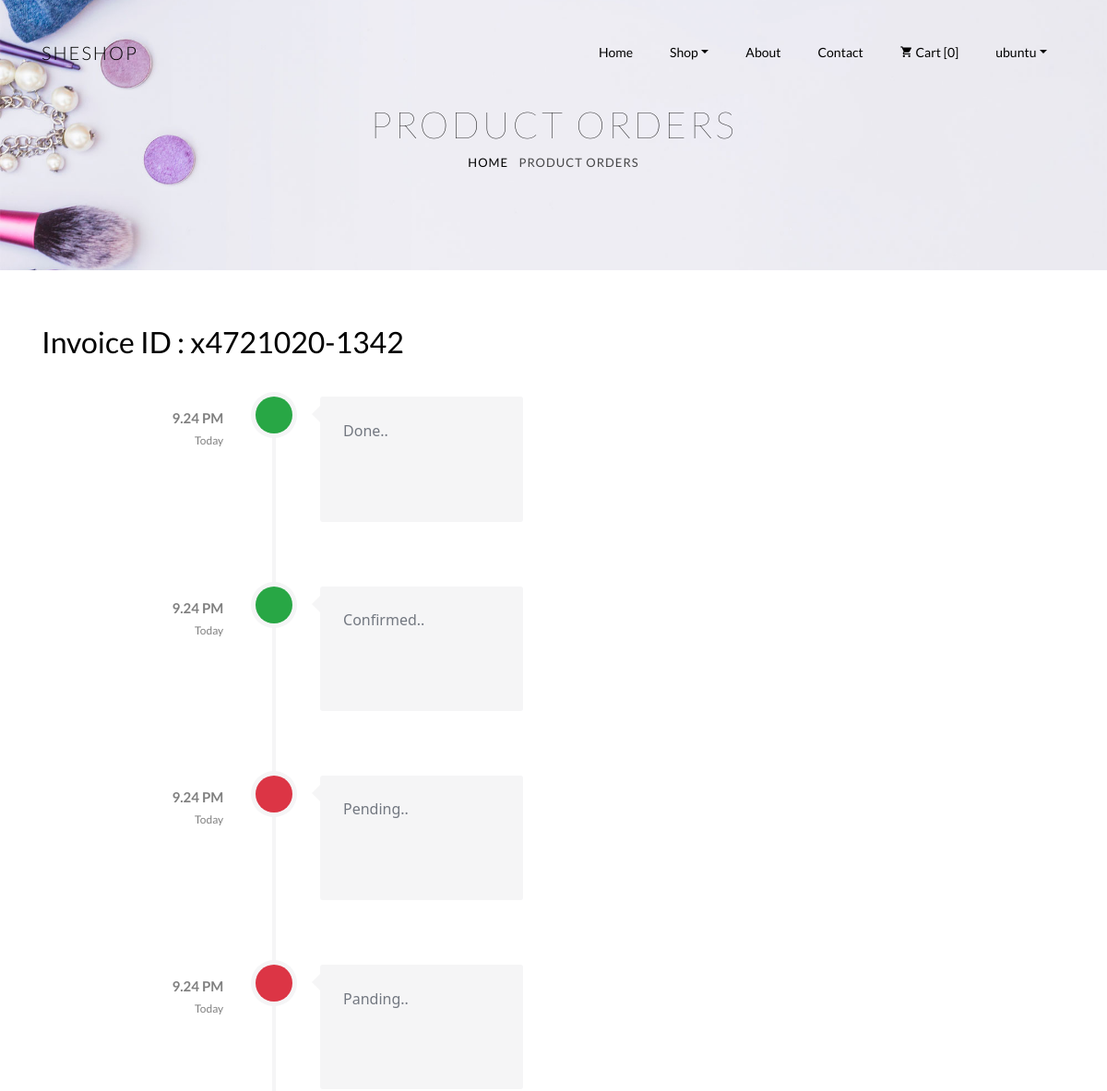
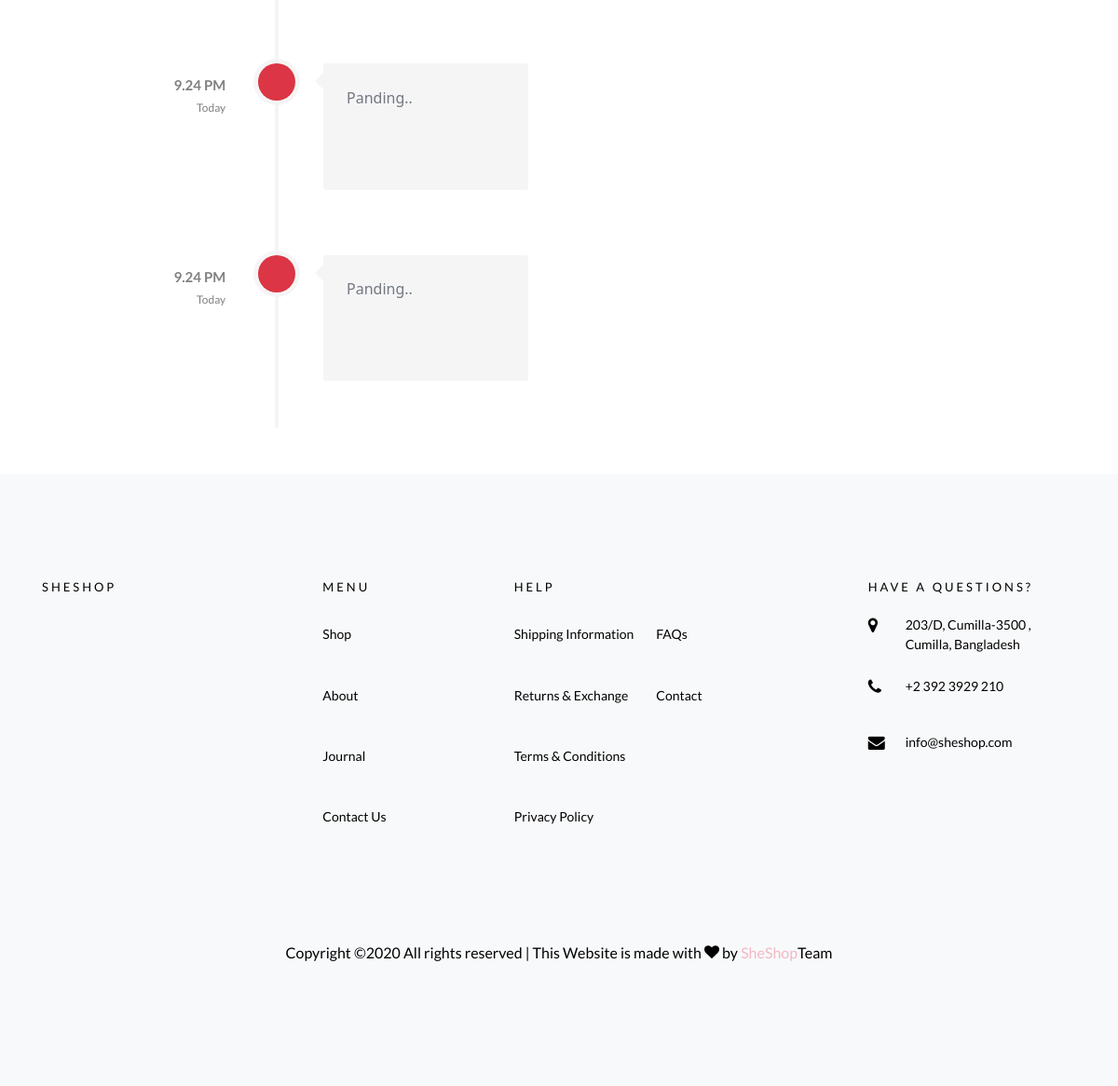
Page /product-status/ (signed in) on the committed database (2 pictures, top to bottom).
### shop/models.py (models this page shows, shortened)
class OderTracking(models.Model):
    user = models.OneToOneField(User, on_delete=models.CASCADE)
    InvoiceId=models.CharField(max_length=250)
    Date=models.CharField(max_length=250,default="")
    ProductCode = models.OneToOneField(Product,on_delete=models.CASCADE)
    Pending = models.BooleanField(default=True)
    Confirmed = models.BooleanField(default=False)
    Proceesing = models.BooleanField(default=False)
    Packed = models.BooleanField(default=False)
    Shipped = models.BooleanField(default=False)
    Delivered = models.BooleanField(default=False)

class Product(models.Model):
    Product_name = models.CharField(max_length=250)
    Product_Code = models.CharField(max_length=20, unique=True)
    category = models.ForeignKey(Category, on_delete=models.CASCADE)
    Product_slug = models.SlugField()
    Product_Description = models.TextField()
    UnitPrice = models.DecimalField(max_digits=5, decimal_places=2)
    StockOut = models.BooleanField(default=False)
    images = models.ImageField(upload_to='product/%Y/%m/%d/')
    available = models.BooleanField(default=False)
    discount = models.IntegerField()
    new_Arraivel = models.BooleanField(default=False)
    stars = models.IntegerField(default=4)
    Trending = models.BooleanField(default=False)
    Product_Update = models.DateField(default=timezone.now)
    class Meta:
        index_together = (('id', 'Product_slug'),)
    def __str__(self):
        return self.Product_Code

### shop/views.py (the view)
# urls.py: path('product-status/', views.OrderStatus, name='status'),
@login_required(login_url="/login/")
def OrderStatus(request):
    Ordertracker = OderTracking.objects.filter()
    context ={
        'OderTracking':Ordertracker
    }
    return render(request, "accounts/ProductDeliveryStatus.html",context)

### templates/accounts/ProductDeliveryStatus.html (shortened to what this page needs)
{% load static %}
{% include 'Headsfoots/header.html' %}
	<div class="hero-wrap hero-bread" style="background-image: url('{% static 'images/bg_6.jpg' %}');">
      <div class="container">
        <div class="row no-gutters slider-text align-items-center justify-content-center">
          <div class="col-md-9 ftco-animate text-center">
            <h1 class="mb-0 bread">Product Orders</h1>
            <p class="breadcrumbs"><span class="mr-2"><a href="{% url 'status' %}">Home</a></span> <span>Product Orders</span></p>
          </div>
        </div>
      </div>
    </div>
{% for x in OderTracking  %}
        <div class="container">
        <br>
        <br>
        <h2>Invoice ID : {{ x.InvoiceId }}-{{ x.ProductCode}}</h2>
        <br>
	<div class="row">
		<div class="timeline-centered">
	<article class="timeline-entry">
		<div class="timeline-entry-inner">
			<time class="timeline-time" datetime="2014-01-10T03:45"><span>{{ x.Date }}</span> <span>Today</span></time>
			{% if x.Pending %}
			<div class="timeline-icon bg-danger">
				<i class="entypo-feather"></i>
			</div>
            <div class="timeline-label">
				<h2>Panding..</h2>
				<p> &emsp; &emsp; &emsp; &emsp; &emsp; &emsp; &emsp; &emsp; &emsp; &emsp;&emsp; &emsp; &emsp; &emsp; &emsp;&emsp; &emsp; &emsp; &emsp; &emsp;&emsp; &emsp; &emsp; &emsp; &emsp;&emsp; &emsp; &emsp; &emsp; &emsp;</p>
            {% else %}
            <div class="timeline-icon bg-success">
			</div>
            <div class="timeline-label">
				<h2>Done..</h2>
				<p> &emsp; &emsp; &emsp; &emsp; &emsp; &emsp; &emsp; &emsp; &emsp; &emsp;&emsp; &emsp; &emsp; &emsp; &emsp;&emsp; &emsp; &emsp; &emsp; &emsp;&emsp; &emsp; &emsp; &emsp; &emsp;&emsp; &emsp; &emsp; &emsp; &emsp;</p>
			{% endif %}
		</div>
	</article>
	<article class="timeline-entry">
		<div class="timeline-entry-inner">
			<time class="timeline-time" datetime="2014-01-10T03:45"><span>{{ x.Date }}</span> <span>Today</span></time>
			{% if x.Confirmed %}
			<div class="timeline-icon bg-success">
			</div>
            <div class="timeline-label">
				<h2>Confirmed..</h2>
				<p> &emsp; &emsp; &emsp; &emsp; &emsp; &emsp; &emsp; &emsp; &emsp; &emsp;&emsp; &emsp; &emsp; &emsp; &emsp;&emsp; &emsp; &emsp; &emsp; &emsp;&emsp; &emsp; &emsp; &emsp; &emsp;&emsp; &emsp; &emsp; &emsp; &emsp;</p>
			</div>
			{% endif %}
		</div>
	</article>
    	<article class="timeline-entry">
		<div class="timeline-entry-inner">
			<time class="timeline-time" datetime="2014-01-10T03:45"><span>{{ x.Date }}</span> <span>Today</span></time>
			{% if x.Proceesing %}
			<div class="timeline-icon bg-success">
				<i class="entypo-feather"></i>
			</div>
            <div class="timeline-label">
				<h2>Proceesing..</h2>
				<p> &emsp; &emsp; &emsp; &emsp; &emsp; &emsp; &emsp; &emsp; &emsp; &emsp;&emsp; &emsp; &emsp; &emsp; &emsp;&emsp; &emsp; &emsp; &emsp; &emsp;&emsp; &emsp; &emsp; &emsp; &emsp;&emsp; &emsp; &emsp; &emsp; &emsp;</p>
			</div>
            {% else %}
            <div class="timeline-icon  bg-danger">
			</div>
            <div class="timeline-label">
				<h2>Pending..</h2>
				<p> &emsp; &emsp; &emsp; &emsp; &emsp; &emsp; &emsp; &emsp; &emsp; &emsp;&emsp; &emsp; &emsp; &emsp; &emsp;&emsp; &emsp; &emsp; &emsp; &emsp;&emsp; &emsp; &emsp; &emsp; &emsp;&emsp; &emsp; &emsp; &emsp; &emsp;</p>
			</div>
			{% endif %}
		</div>
	</article>
    	<article class="timeline-entry">
		<div class="timeline-entry-inner">
			<time class="timeline-time" datetime="2014-01-10T03:45"><span>{{ x.Date }}</span> <span>Today</span></time>
			{% if x.Packed %}
			<div class="timeline-icon bg-success">
				<i class="entypo-feather"></i>
			</div>
            <div class="timeline-label">
				<h2>Packed..</h2>
				<p> &emsp; &emsp; &emsp; &emsp; &emsp; &emsp; &emsp; &emsp; &emsp; &emsp;&emsp; &emsp; &emsp; &emsp; &emsp;&emsp; &emsp; &emsp; &emsp; &emsp;&emsp; &emsp; &emsp; &emsp; &emsp;&emsp; &emsp; &emsp; &emsp; &emsp;</p>
			</div>
            {% else %}
            <div class="timeline-icon bg-danger">
			</div>
            <div class="timeline-label">
				<h2>Panding..</h2>
				<p> &emsp; &emsp; &emsp; &emsp; &emsp; &emsp; &emsp; &emsp; &emsp; &emsp;&emsp; &emsp; &emsp; &emsp; &emsp;&emsp; &emsp; &emsp; &emsp; &emsp;&emsp; &emsp; &emsp; &emsp; &emsp;&emsp; &emsp; &emsp; &emsp; &emsp;</p>
			</div>
			{% endif %}
		</div>
	</article>
    	<article class="timeline-entry">
		<div class="timeline-entry-inner">
			<time class="timeline-time" datetime="2014-01-10T03:45"><span>{{ x.Date }}</span> <span>Today</span></time>
			{% if x.Shipped %}
			<div class="timeline-icon bg-success">
				<i class="entypo-feather"></i>
			</div>
            <div class="timeline-label">
				<h2>Shipped..</h2>
				<p> &emsp; &emsp; &emsp; &emsp; &emsp; &emsp; &emsp; &emsp; &emsp; &emsp;&emsp; &emsp; &emsp; &emsp; &emsp;&emsp; &emsp; &emsp; &emsp; &emsp;&emsp; &emsp; &emsp; &emsp; &emsp;&emsp; &emsp; &emsp; &emsp; &emsp;</p>
			</div>
            {% else %}
            <div class="timeline-icon bg-danger">
			</div>
            <div class="timeline-label">
				<h2>Panding..</h2>
				<p> &emsp; &emsp; &emsp; &emsp; &emsp; &emsp; &emsp; &emsp; &emsp; &emsp;&emsp; &emsp; &emsp; &emsp; &emsp;&emsp; &emsp; &emsp; &emsp; &emsp;&emsp; &emsp; &emsp; &emsp; &emsp;&emsp; &emsp; &emsp; &emsp; &emsp;</p>
			</div>
			{% endif %}
		</div>
	</article>
     	<article class="timeline-entry">
		<div class="timeline-entry-inner">
			<time class="timeline-time" datetime="2014-01-10T03:45"><span>{{ x.Date }}</span> <span>Today</span></time>
			{% if x.Delivered %}
			<div class="timeline-icon bg-success">
				<i class="entypo-feather"></i>
			</div>
            <div class="timeline-label">
				<h2>Shipped..</h2>
				<p> &emsp; &emsp; &emsp; &emsp; &emsp; &emsp; &emsp; &emsp; &emsp; &emsp;&emsp; &emsp; &emsp; &emsp; &emsp;&emsp; &emsp; &emsp; &emsp; &emsp;&emsp; &emsp; &emsp; &emsp; &emsp;&emsp; &emsp; &emsp; &emsp; &emsp;</p>
            {% else %}
            <div class="timeline-icon bg-danger">
			</div>
            <div class="timeline-label">
				<h2>Panding..</h2>
				<p> &emsp; &emsp; &emsp; &emsp; &emsp; &emsp; &emsp; &emsp; &emsp; &emsp;&emsp; &emsp; &emsp; &emsp; &emsp;&emsp; &emsp; &emsp; &emsp; &emsp;&emsp; &emsp; &emsp; &emsp; &emsp;&emsp; &emsp; &emsp; &emsp; &emsp;</p>
			{% endif %}
			</div>
		</div>
	</article>
</div>
	</div>
</div>
     {% endfor %}
{% include 'Headsfoots/footer.html' %}

### templates/Headsfoots/header.html (shortened to what this page needs)
{% load static %}
<!DOCTYPE html>
<html lang="en">
  <head>
      {% block Head %}
    <link rel="stylesheet" href="https://maxcdn.bootstrapcdn.com/font-awesome/4.7.0/css/font-awesome.min.css">
    <link rel="stylesheet" href="{% static 'css/open-iconic-bootstrap.min.css' %}" >
    <link rel="stylesheet" href="{% static 'css/animate.css' %}">
    <link rel="stylesheet" href="{% static 'css/owl.carousel.min.css' %}">
    <link rel="stylesheet" href="{% static 'css/owl.theme.default.min.css' %}">
    <link rel="stylesheet" href="{% static 'css/magnific-popup.css' %}">
    <link rel="stylesheet" href="{% static 'css/aos.css' %}">
    <link rel="stylesheet" href="{% static 'css/ionicons.min.css' %}">
    <link rel="stylesheet" href="{% static 'css/bootstrap-datepicker.css' %}">
    <link rel="stylesheet" href="{% static 'css/jquery.timepicker.css' %}">
    <link rel="stylesheet" href="{% static 'css/flaticon.css' %}">
    <link rel="stylesheet" href="{% static 'css/icomoon.css' %}">
    <link rel="stylesheet" href="{% static 'css/style.css' %}">
    {% endblock %}
  </head>
  <body>
    <nav class="navbar navbar-expand-lg navbar-dark ftco_navbar bg-dark ftco-navbar-light" id="ftco-navbar">
	    <div class="container">
	      <a class="navbar-brand" href="{% url 'index' %}">SheShop</a>
	      <div class="collapse navbar-collapse" id="ftco-nav">
	        <ul class="navbar-nav ml-auto">
	          <li class="nav-item active"><a href="{% url 'index' %}" class="nav-link">Home</a></li>
	          <li class="nav-item dropdown">
              <a class="nav-link dropdown-toggle" href="#" id="dropdown04" data-toggle="dropdown" aria-haspopup="true" aria-expanded="false">Shop</a>
            </li>
	          <li class="nav-item"><a href="{% url 'about' %}" class="nav-link">About</a></li>
	          <li class="nav-item"><a href="{% url 'contact' %}" class="nav-link">Contact</a></li>
	          <li class="nav-item cta"><a href="/" class="nav-link" data-toggle="modal" data-target="#cart">
                  <span class="icon-shopping_cart"></span> Cart [<span class="total-count"></span>]</a>
              </li>
                {% if user.is_authenticated %}
                <li class="nav-item dropdown">
                    <a class="nav-link dropdown-toggle" href="{% url 'profile' %}" id="dropdown04" data-toggle="dropdown" aria-haspopup="true" aria-expanded="false">{{ user.get_username }}</a>
                </li>
                {% else %}
                    <li class="nav-item"><a href="{% url 'login' %}" class="nav-link">Login / Register</a></li>
                {% endif %}
	        </ul>
	      </div>
	    </div>
    </nav>

### static/css/icomoon.css (style rules this page uses)
[class^="icon-"], [class*=" icon-"] { font-family: 'icomoon' !important; speak: none; font-style: normal; font-weight: normal; font-variant: normal; text-transform: none; line-height: 1; -webkit-font-smoothing: antialiased; -moz-osx-font-smoothing: grayscale; }
.icon-shopping_cart:before { content: "\e8cc"; }

### rows in the picture
OderTracking: InvoiceId "x4721020", ProductCode "1342", Date "9.24 PM", Pending "Done..", Confirmed "Confirmed..", Proceesing "Pending..", Packed "Panding..", Shipped "Panding..", Delivered "Panding.."

### other values in the picture
{{ user.get_username }} "ubuntu"
